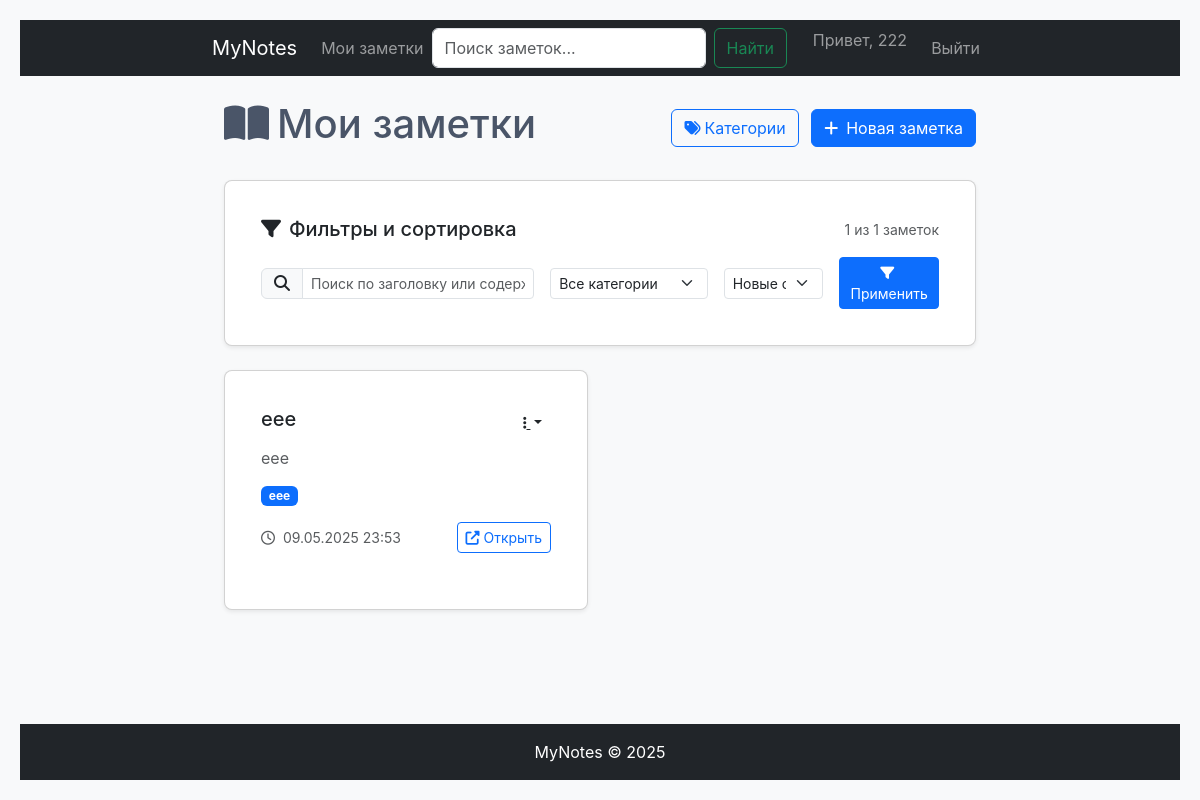
The page /notes/notes/ (signed in) on the database its author committed.
### notes/models.py (models this page shows, shortened)
class CustomUser(AbstractUser):
    pass

class Note(models.Model):
    title = models.CharField(max_length=200, verbose_name="Заголовок")
    content = models.TextField(verbose_name="Содержание")
    categories = models.ManyToManyField(Category, blank=True, verbose_name="Категории")
    owner = models.ForeignKey('CustomUser', on_delete=models.CASCADE, verbose_name="Владелец")
    created_at = models.DateTimeField(auto_now_add=True)
    updated_at = models.DateTimeField(auto_now=True)
    class Meta:
        verbose_name = "Заметка"
        verbose_name_plural = "Заметки"
        ordering = ['-updated_at']

class Category(models.Model):
    name = models.CharField(max_length=100, verbose_name="Название категории")
    owner = models.ForeignKey('CustomUser', on_delete=models.CASCADE, verbose_name="Владелец")
    created_at = models.DateTimeField(auto_now_add=True)
    class Meta:
        verbose_name = "Категория"
        verbose_name_plural = "Категории"
        ordering = ['name']

### notes/views.py (the view)
# urls.py: path('notes/', views.NoteListView.as_view(), name='note_list'),
class NoteListView(LoginRequiredMixin, ListView):
    model = Note
    template_name = 'notes/note_list.html'
    context_object_name = 'notes'
    paginate_by = 10
    def get_queryset(self):
        queryset = super().get_queryset().filter(owner=self.request.user)
        category_id = self.request.GET.get('category')
        if category_id:
            queryset = queryset.filter(categories__id=category_id)
        search_query = self.request.GET.get('q')
        if search_query:
            queryset = queryset.filter(
                Q(title__icontains=search_query) |
                Q(content__icontains=search_query))
        sort = self.request.GET.get('sort', '-updated_at')
        return queryset.order_by(sort)
    def get_context_data(self, **kwargs):
        context = super().get_context_data(**kwargs)
        context['categories'] = Category.objects.filter(owner=self.request.user)
        return context

### templates/notes/note_list.html (shortened to what this page needs)
{% extends "base.html" %}
{% load static %}
{% block content %}
<div class="container mt-4">
    <div class="d-flex justify-content-between align-items-center mb-4">
        <h1><i class="fas fa-book-open me-2"></i>Мои заметки</h1>
        <div>
            <button class="btn btn-outline-primary me-2" data-bs-toggle="modal" data-bs-target="#categoryModal">
                <i class="fas fa-tags me-1"></i>Категории
            </button>
            <a href="{% url 'notes:note_create' %}" class="btn btn-primary">
                <i class="fas fa-plus me-2"></i>Новая заметка
            </a>
        </div>
    </div>
    <div class="card mb-4 shadow-sm">
        <div class="card-body p-3">
            <div class="d-flex justify-content-between align-items-center mb-3">
                <h5 class="mb-0"><i class="fas fa-filter me-2"></i>Фильтры и сортировка</h5>
                <small class="text-muted">{{ object_list|length }} из {{ paginator.count }} заметок</small>
            </div>
            <form method="get" class="row g-3 align-items-center">
                <div class="col-md-5">
                    <div class="input-group">
                        <span class="input-group-text"><i class="fas fa-search"></i></span>
                        <input type="text" name="q" class="form-control form-control-sm"
                               placeholder="Поиск по заголовку или содержимому..." value="{{ request.GET.q }}">
                    </div>
                </div>
                <div class="col-md-3">
                    <select name="category" class="form-select form-select-sm">
                        <option value="">Все категории</option>
                    </select>
                </div>
                <div class="col-md-2">
                    <select name="sort" class="form-select form-select-sm">
                        <option value="-updated_at" {% if request.GET.sort == "-updated_at" %}selected{% endif %}>Новые сначала</option>
                    </select>
                </div>
                <div class="col-md-2">
                    <button type="submit" class="btn btn-sm btn-primary w-100">
                        <i class="fas fa-filter me-1"></i>Применить
                    </button>
                </div>
            </form>
        </div>
    </div>
    <div class="row">
        {% for note in object_list %}
        <div class="col-md-6 mb-4">
            <div class="card h-100 shadow-sm note-card">
                <div class="card-body">
                    <div class="d-flex justify-content-between">
                        <h5 class="card-title mb-1">
                            <a href="{% url 'notes:note_detail' note.pk %}" class="text-decoration-none text-dark">
                                {{ note.title }}
                            </a>
                        </h5>
                        <div class="dropdown">
                            <button class="btn btn-sm btn-link text-dark dropdown-toggle"
                                    type="button" data-bs-toggle="dropdown" aria-expanded="false">
                                <i class="fas fa-ellipsis-v"></i>
                            </button>
                        </div>
                    </div>
                    <p class="card-text text-muted mt-2 mb-3">{{ note.content|truncatechars:150 }}</p>
                    <div class="d-flex flex-wrap gap-2 mb-3">
                        {% for cat in note.categories.all %}
                        <a href="?category={{ cat.id }}" class="badge bg-primary text-decoration-none">
                            {{ cat.name }}
                        </a>
                        {% endfor %}
                    </div>
                    <div class="d-flex justify-content-between align-items-center">
                        <small class="text-muted">
                            <i class="far fa-clock me-1"></i>
                            {{ note.updated_at|date:"d.m.Y H:i" }}
                        </small>
                        <a href="{% url 'notes:note_detail' note.pk %}" class="btn btn-sm btn-outline-primary">
                            <i class="fas fa-external-link-alt me-1"></i>Открыть
                        </a>
                    </div>
                </div>
            </div>
        </div>
        {% endfor %}
    </div>
</div>
{% endblock %}

### templates/includes/navbar.html (shortened to what this page needs)
<nav class="navbar navbar-expand-lg navbar-dark bg-dark">
    <div class="container">
        <a class="navbar-brand" href="{% url 'notes:welcome' %}">MyNotes</a>
        <div class="collapse navbar-collapse" id="navbarNav">
            <ul class="navbar-nav me-auto">
                <li class="nav-item">
                    <a class="nav-link" href="{% url 'notes:note_list' %}">Мои заметки</a>
                </li>
                <form class="d-flex me-auto" method="get" action="{% url 'notes:note_list' %}">
                    <input class="form-control me-2" type="search" name="q"
                           placeholder="Поиск заметок..." aria-label="Search"
                           value="{{ request.GET.q }}">
                    <button class="btn btn-outline-success" type="submit">Найти</button>
                </form>
            </ul>
            <ul class="navbar-nav">
                {% if user.is_authenticated %}
                <li class="nav-item">
                    <span class="navbar-text me-3">Привет, {{ user.username }}</span>
                </li>
                <li class="nav-item">
                    <form action="{% url 'logout' %}" method="post">
                        <button type="submit" class="btn btn-link nav-link">Выйти</button>
                    </form>
                </li>
                {% endif %}
            </ul>
        </div>
    </div>
</nav>

### static/css/styles.css (style rules this page uses)
:root { --primary-color: #3498db; --primary-hover: #2980b9; --success-color: #2ecc71; --error-color: #e74c3c; --error-hover: #c0392b; --text-dark: #2c3e50; --text-medium: #4a5568; --text-light: #7f8c8d; --border-color: #e0e0e0; --bg-light: #f8f9fa; --white: #ffffff; --shadow-sm: 0 2px 5px rgba(0,0,0,0.1); --shadow-md: 0 2px 10px rgba(0,0,0,0.1); }
body { font-family: 'Inter', sans-serif; margin: 0; padding: 20px; background-color: var(--bg-light); color: var(--text-medium); }
.container { max-width: 800px; margin: 0 auto; }
.card { background: var(--white); border-radius: 8px; padding: 20px; box-shadow: var(--shadow-sm); margin-bottom: 20px; }

### rows shown on the page
CustomUser: username "222"
Note: title "eee", content "eee", updated_at "09.05.2025 23:53"
Category: name "eee"

### other values the page prints
{{ object_list|length }} "1"
{{ paginator.count }} "1"
